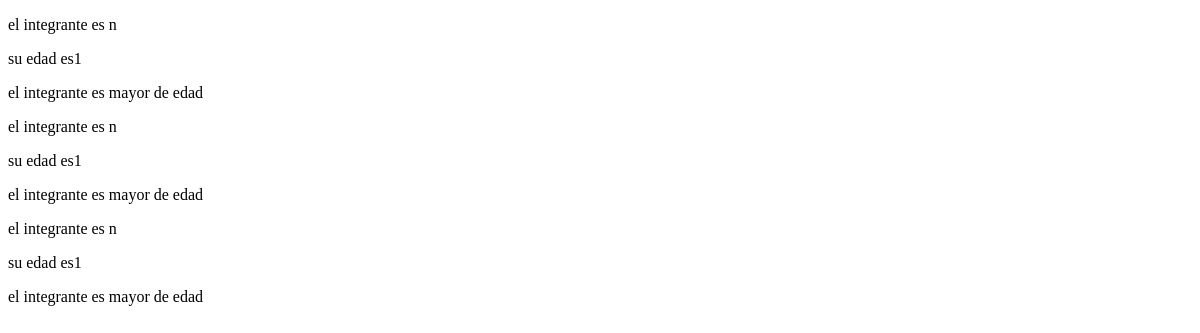
Before: /list-integrants/ with the older database file.
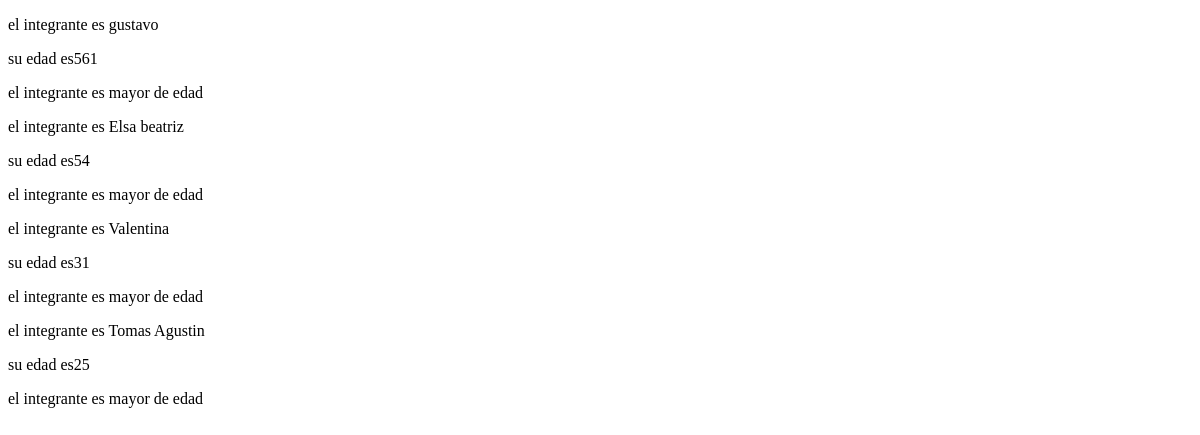
After: the same page with the newer database file.
### integrant/models.py (models this page shows)
class Integrant(models.Model):
    name = models.CharField(max_length=20)
    edge = models.IntegerField()
    major = models.BooleanField()

### integrant/views.py (the view)
# urls.py: path('list-integrants/',list_integrants)
def list_integrants(request):
    all_integrants =Integrant.objects.all
    print(all_integrants)
    context = {
        'integrant': all_integrants,
    }
    return render(request,'list_integrants.html',context=context)

### templates/list_integrants.html (shortened to what this page needs)
<!DOCTYPE html>
<html lang="en">
<head>
</head>
<body>
    {% for integrant in integrant %}
      <p>el integrante es {{integrant.name}}</p>
      <p>su edad es{{integrant.edge}}</p>
      {% if integrant.major ==  True  %}
            <p>el integrante es mayor de edad</p>
      {% else %}
            <p>el integrante es menor de edad</p>
      {% endif %}
    {% endfor %}
</body>
</html>

Changed rows visible on the page:
removed Integrant: name "n", edge "1", major "el integrante es mayor de edad"
removed Integrant: name "n", edge "1", major "el integrante es mayor de edad"
removed Integrant: name "n", edge "1", major "el integrante es mayor de edad"
added Integrant: name "gustavo", edge "561", major "el integrante es mayor de edad"
added Integrant: name "Elsa beatriz", edge "54", major "el integrante es mayor de edad"
added Integrant: name "Valentina", edge "31", major "el integrante es mayor de edad"
added Integrant: name "Tomas Agustin", edge "25", major "el integrante es mayor de edad"
